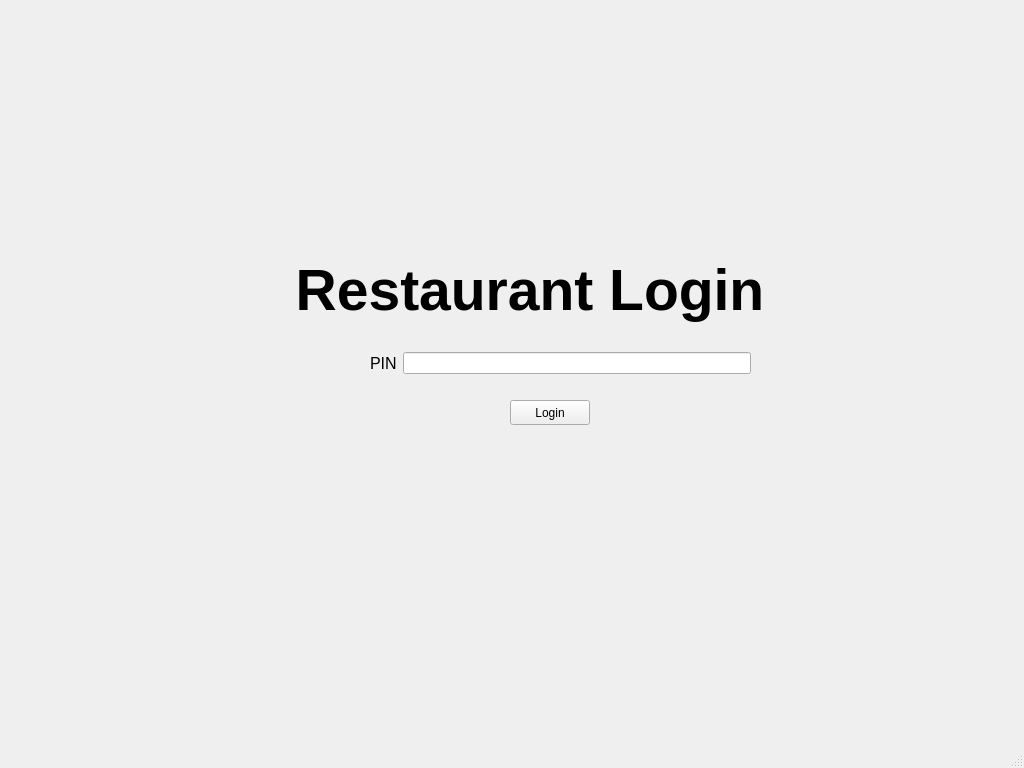
<?xml version="1.0" encoding="UTF-8"?>
<ui version="4.0">
 <class>MainWindow</class>
 <widget class="QMainWindow" name="MainWindow">
  <property name="geometry">
   <rect>
    <x>0</x>
    <y>0</y>
    <width>1024</width>
    <height>768</height>
   </rect>
  </property>
  <property name="windowTitle">
   <string>MainWindow</string>
  </property>
  <widget class="QWidget" name="centralwidget">
   <widget class="QLabel" name="label">
    <property name="geometry">
     <rect>
      <x>130</x>
      <y>-10</y>
      <width>800</width>
      <height>600</height>
     </rect>
    </property>
    <property name="font">
     <font>
      <family>MS Shell Dlg 2</family>
      <pointsize>43</pointsize>
      <weight>75</weight>
      <bold>true</bold>
      <underline>false</underline>
     </font>
    </property>
    <property name="text">
     <string>Restaurant Login</string>
    </property>
    <property name="alignment">
     <set>Qt::AlignCenter</set>
    </property>
   </widget>
   <widget class="QPushButton" name="pushButton">
    <property name="geometry">
     <rect>
      <x>510</x>
      <y>400</y>
      <width>80</width>
      <height>25</height>
     </rect>
    </property>
    <property name="text">
     <string>Login</string>
    </property>
   </widget>
   <widget class="QWidget" name="layoutWidget">
    <property name="geometry">
     <rect>
      <x>370</x>
      <y>350</y>
      <width>381</width>
      <height>26</height>
     </rect>
    </property>
    <layout class="QHBoxLayout" name="horizontalLayout">
     <item>
      <widget class="QLabel" name="label_2">
       <property name="font">
        <font>
         <family>MS Sans Serif</family>
         <pointsize>12</pointsize>
         <weight>50</weight>
         <bold>false</bold>
        </font>
       </property>
       <property name="text">
        <string>PIN</string>
       </property>
      </widget>
     </item>
     <item>
      <widget class="QLineEdit" name="lineEditPin">
       <property name="maximumSize">
        <size>
         <width>16777213</width>
         <height>16777215</height>
        </size>
       </property>
      </widget>
     </item>
    </layout>
   </widget>
  </widget>
  <widget class="QMenuBar" name="menubar">
   <property name="geometry">
    <rect>
     <x>0</x>
     <y>0</y>
     <width>1024</width>
     <height>25</height>
    </rect>
   </property>
  </widget>
  <widget class="QStatusBar" name="statusbar"/>
 </widget>
 <resources/>
 <connections/>
</ui>
